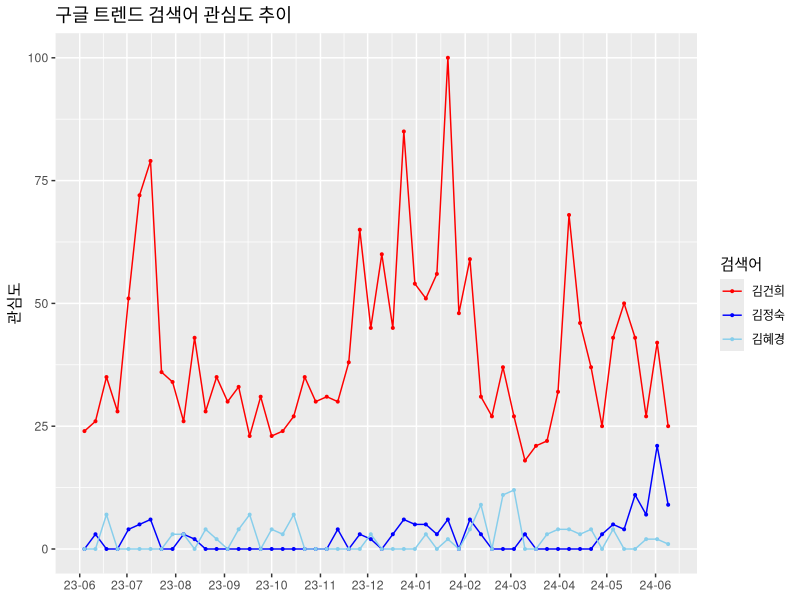
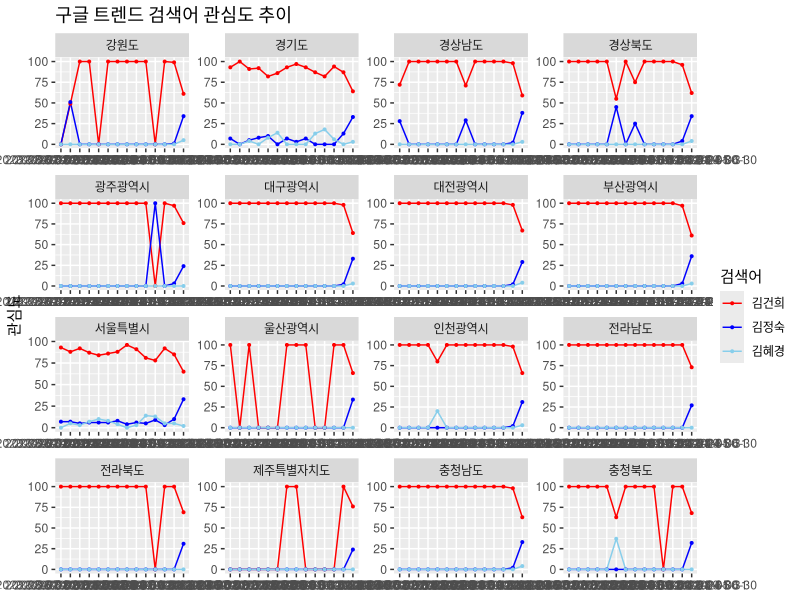

Source code (R) for these figures, in order:
## ---- chunk 1
library(tidyverse)

gtrends_raw <- read_csv("data/trends/google_trends_data_kr.csv")

gtrends_raw |> 
  select(-isPartial) |> 
  pivot_longer(cols = c(김건희, 김정숙, 김혜경), 
               names_to = "검색어", 
               values_to = "관심도") |> 
  ggplot(aes(x=date, y=관심도, color=검색어)) +
    geom_line() +
    geom_point(size = 0.7) +
    scale_color_manual(values = c("김건희" = "red", 
                                  "김정숙" = "blue",
                                  "김혜경" = "skyblue")) +
    scale_x_date(date_labels = "%y-%m", date_breaks = "1 month") +
    labs(title = "구글 트렌드 검색어 관심도 추이",
         x = NULL,
         y = "관심도") 

## ---- chunk 2
library(tidyverse)

gtrends_region_raw <- read_csv("data/trends/google_trends_data_by_region_and_month_kr.csv")

gtrends_region_raw |> 
  pivot_longer(cols = c(김건희, 김정숙, 김혜경), 
               names_to = "검색어", 
               values_to = "관심도") |> 
  ggplot(aes(x=timeframe, y=관심도, color=검색어, group = 검색어)) +
    geom_line() +
    geom_point(size = 0.7) +
    scale_color_manual(values = c("김건희" = "red", 
                                  "김정숙" = "blue",
                                  "김혜경" = "skyblue")) +
    labs(title = "구글 트렌드 검색어 관심도 추이",
         x = NULL,
         y = "관심도") +
    facet_wrap(~ geoName, scales = "free") 

